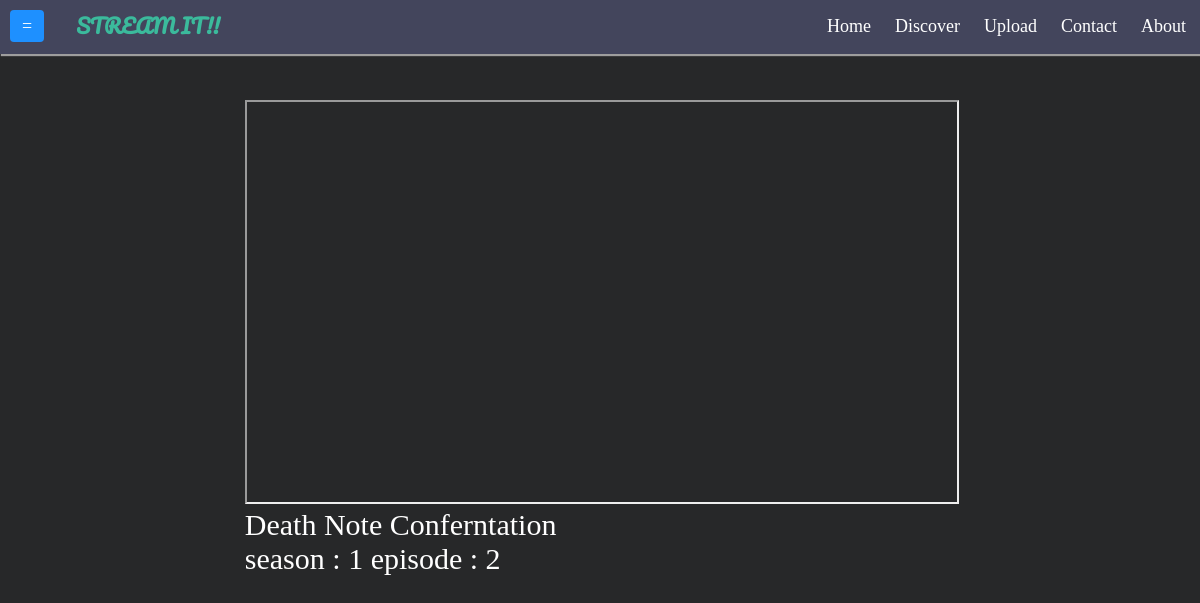
The app's page /player/2, older data.
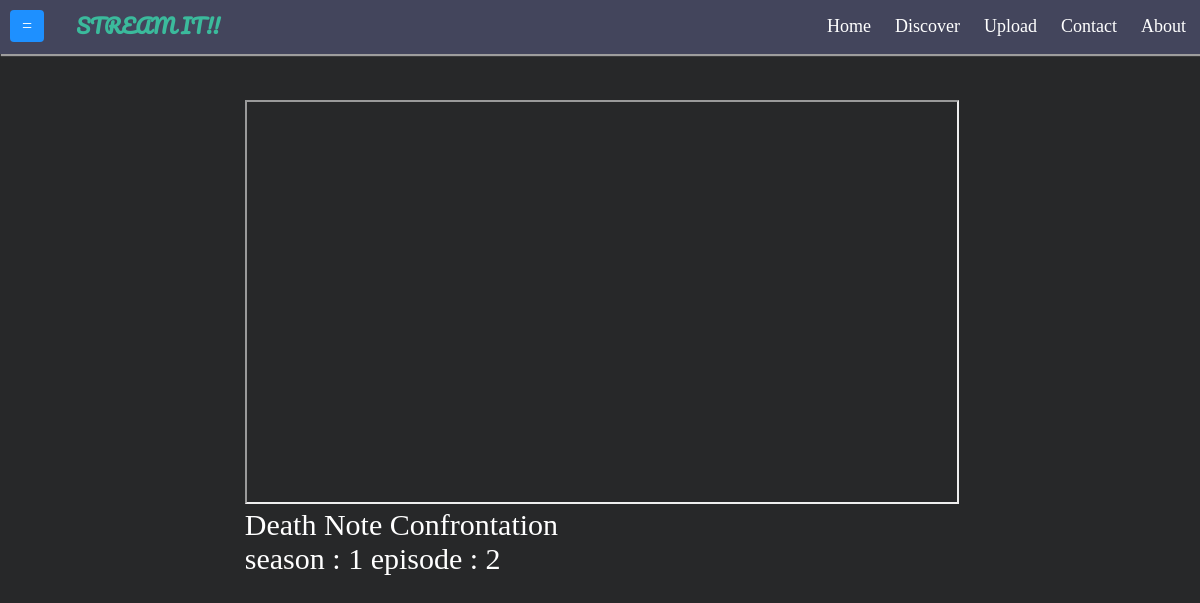
The same page, newer data.
### stream_it/models.py (models this page shows, shortened)
class Episode(db.Model):
    id = db.Column(db.Integer,primary_key=True)
    number = db.Column(db.Integer)
    name = db.Column(db.String(30),nullable=False)
    publish_date = db.Column(db.DateTime,nullable = False,default=datetime.utcnow)
    desc = db.Column(db.Text)
    thumbnail = db.Column(db.String(20),nullable = False,default='default.jpg')
    src = db.Column(db.Text,nullable=False)
    Season_id = db.Column(db.Integer,db.ForeignKey('seasons.id'),nullable = False)

### stream_it/routes.py (the view)
@app.route("/player/<episode_id>")
def player(episode_id):
    episode = Episode.query.get(episode_id)
    ses = Seasons.query.get(episode.Season_id)
    ser = Series.query.get(ses.Series_id)
    ser_name = ser.name
    ses_no = ses.number
    return render_template("player.html", episode=episode,ser_name=ser_name,ses_no=ses_no)

### stream_it/templates/player.html (shortened to what this page needs)
{% extends "header.html" %}
{% block css %}
<link rel="stylesheet" href="{{ url_for('static',filename='css/player.css') }}">
{% endblock %}
{% block content%}
<div class="vidContainer">
    <iframe class="video" allow="fullscreen;"
        src={{episode.src}}></iframe>
    <div class="title">
        {{ser_name}} {{episode.name}}
        <br>
        season : {{ses_no}} episode : {{episode.number}}
    </div>
</div>
{% endblock %}

Row changes from the older to the newer data that the page shows:
changed Episode: name "Conferntation" → "Confrontation"
